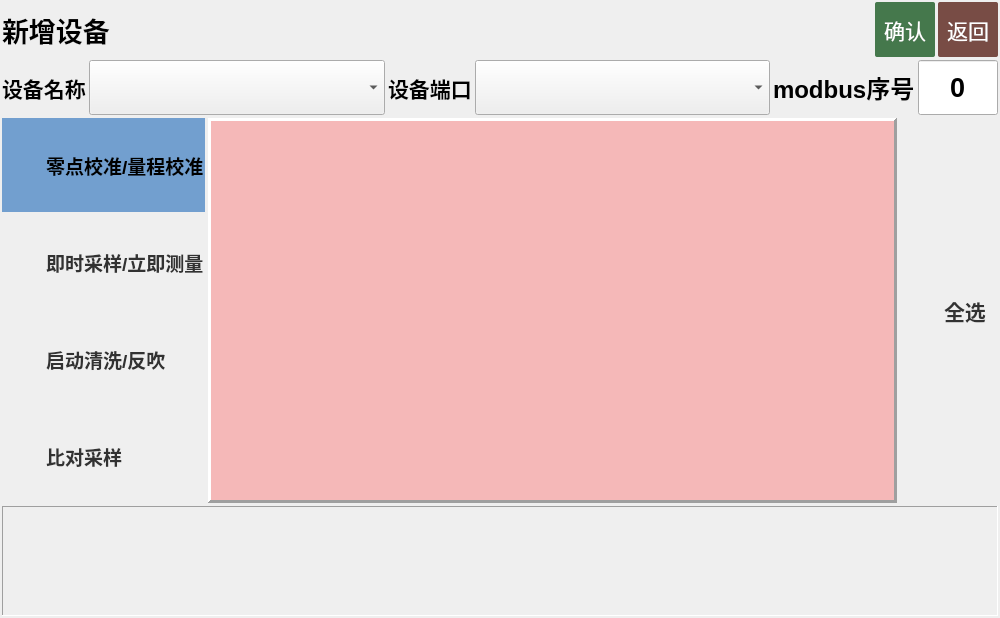
<?xml version="1.0" encoding="UTF-8"?>
<ui version="4.0">
 <class>AddRCDevice</class>
 <widget class="QWidget" name="AddRCDevice">
  <property name="windowModality">
   <enum>Qt::ApplicationModal</enum>
  </property>
  <property name="geometry">
   <rect>
    <x>0</x>
    <y>0</y>
    <width>1000</width>
    <height>618</height>
   </rect>
  </property>
  <property name="focusPolicy">
   <enum>Qt::ClickFocus</enum>
  </property>
  <property name="windowTitle">
   <string>新增设备</string>
  </property>
  <property name="windowIcon">
   <iconset resource="res.qrc">
    <normaloff>:/images/xtsj.png</normaloff>:/images/xtsj.png</iconset>
  </property>
  <property name="autoFillBackground">
   <bool>true</bool>
  </property>
  <layout class="QVBoxLayout" name="verticalLayout" stretch="1,1,7,2">
   <property name="spacing">
    <number>3</number>
   </property>
   <property name="leftMargin">
    <number>2</number>
   </property>
   <property name="topMargin">
    <number>2</number>
   </property>
   <property name="rightMargin">
    <number>2</number>
   </property>
   <property name="bottomMargin">
    <number>2</number>
   </property>
   <item>
    <layout class="QHBoxLayout" name="horizontalLayout_8" stretch="7,0,0">
     <item>
      <widget class="QLabel" name="label_3">
       <property name="font">
        <font>
         <pointsize>20</pointsize>
         <weight>75</weight>
         <bold>true</bold>
        </font>
       </property>
       <property name="text">
        <string>新增设备</string>
       </property>
      </widget>
     </item>
     <item>
      <widget class="QPushButton" name="addok">
       <property name="sizePolicy">
        <sizepolicy hsizetype="Minimum" vsizetype="Preferred">
         <horstretch>0</horstretch>
         <verstretch>0</verstretch>
        </sizepolicy>
       </property>
       <property name="font">
        <font>
         <pointsize>16</pointsize>
        </font>
       </property>
       <property name="styleSheet">
        <string notr="true">QPushButton{
background-color: rgb(69, 120, 76);
color: rgb(255, 255, 255);
border: none;
border-radius: 2px;
width:60px;

}
 
QPushButton:hover{
background-color: rgb(0, 152, 0);
color: rgb(255, 255, 255);
border: none;
border-radius: 3px;

}
 
QPushButton:pressed{
background-color: rgb(0, 0, 152);
color: rgb(255, 255, 255);

}
</string>
       </property>
       <property name="text">
        <string>确认</string>
       </property>
      </widget>
     </item>
     <item>
      <widget class="QPushButton" name="addreback">
       <property name="sizePolicy">
        <sizepolicy hsizetype="Minimum" vsizetype="Preferred">
         <horstretch>0</horstretch>
         <verstretch>0</verstretch>
        </sizepolicy>
       </property>
       <property name="font">
        <font>
         <pointsize>16</pointsize>
        </font>
       </property>
       <property name="styleSheet">
        <string notr="true">QPushButton{
background-color: rgb(120, 76, 69);
color: rgb(255, 255, 255);
border: none;
border-radius: 2px;
width:60px;

}
 
QPushButton:hover{
background-color: rgb(152, 0, 0);
color: rgb(255, 255, 255);
border: none;
border-radius: 3px;

}
 
QPushButton:pressed{
background-color: rgb(0, 0, 152);
color: rgb(255, 255, 255);

}
</string>
       </property>
       <property name="text">
        <string>返回</string>
       </property>
      </widget>
     </item>
    </layout>
   </item>
   <item>
    <layout class="QHBoxLayout" name="horizontalLayout_7" stretch="0,1,0,1,0,0">
     <item>
      <widget class="QLabel" name="label_6">
       <property name="sizePolicy">
        <sizepolicy hsizetype="Preferred" vsizetype="Preferred">
         <horstretch>0</horstretch>
         <verstretch>0</verstretch>
        </sizepolicy>
       </property>
       <property name="font">
        <font>
         <pointsize>16</pointsize>
         <weight>75</weight>
         <bold>true</bold>
        </font>
       </property>
       <property name="text">
        <string>设备名称</string>
       </property>
      </widget>
     </item>
     <item>
      <widget class="QComboBox" name="addfacBox">
       <property name="sizePolicy">
        <sizepolicy hsizetype="Preferred" vsizetype="Preferred">
         <horstretch>0</horstretch>
         <verstretch>0</verstretch>
        </sizepolicy>
       </property>
       <property name="font">
        <font>
         <pointsize>16</pointsize>
         <weight>75</weight>
         <bold>true</bold>
        </font>
       </property>
       <property name="editable">
        <bool>false</bool>
       </property>
      </widget>
     </item>
     <item>
      <widget class="QLabel" name="label_7">
       <property name="sizePolicy">
        <sizepolicy hsizetype="Preferred" vsizetype="Preferred">
         <horstretch>0</horstretch>
         <verstretch>0</verstretch>
        </sizepolicy>
       </property>
       <property name="font">
        <font>
         <pointsize>16</pointsize>
         <weight>75</weight>
         <bold>true</bold>
        </font>
       </property>
       <property name="text">
        <string>设备端口</string>
       </property>
      </widget>
     </item>
     <item>
      <widget class="QComboBox" name="addcomBox">
       <property name="sizePolicy">
        <sizepolicy hsizetype="Preferred" vsizetype="Preferred">
         <horstretch>0</horstretch>
         <verstretch>0</verstretch>
        </sizepolicy>
       </property>
       <property name="font">
        <font>
         <pointsize>16</pointsize>
         <weight>75</weight>
         <bold>true</bold>
        </font>
       </property>
      </widget>
     </item>
     <item>
      <widget class="QLabel" name="label_10">
       <property name="font">
        <font>
         <pointsize>18</pointsize>
         <weight>75</weight>
         <bold>true</bold>
        </font>
       </property>
       <property name="text">
        <string>modbus序号</string>
       </property>
      </widget>
     </item>
     <item>
      <widget class="QLineEdit" name="a_modbusindex">
       <property name="sizePolicy">
        <sizepolicy hsizetype="Fixed" vsizetype="Preferred">
         <horstretch>0</horstretch>
         <verstretch>0</verstretch>
        </sizepolicy>
       </property>
       <property name="minimumSize">
        <size>
         <width>80</width>
         <height>0</height>
        </size>
       </property>
       <property name="maximumSize">
        <size>
         <width>30</width>
         <height>16777215</height>
        </size>
       </property>
       <property name="font">
        <font>
         <pointsize>20</pointsize>
         <weight>75</weight>
         <bold>true</bold>
        </font>
       </property>
       <property name="text">
        <string>0</string>
       </property>
       <property name="alignment">
        <set>Qt::AlignCenter</set>
       </property>
      </widget>
     </item>
    </layout>
   </item>
   <item>
    <layout class="QHBoxLayout" name="horizontalLayout_6" stretch="0,7,1">
     <item>
      <layout class="QVBoxLayout" name="verticalLayout_7">
       <item>
        <widget class="QCheckBox" name="addcmd1">
         <property name="sizePolicy">
          <sizepolicy hsizetype="Minimum" vsizetype="Preferred">
           <horstretch>0</horstretch>
           <verstretch>0</verstretch>
          </sizepolicy>
         </property>
         <property name="font">
          <font>
           <pointsize>14</pointsize>
           <weight>75</weight>
           <bold>true</bold>
          </font>
         </property>
         <property name="styleSheet">
          <string notr="true">QCheckBox{
	border: none;/*最外层边框*/
}
QCheckBox::indicator{/*选择框尺寸*/
    background-color: rgba(0, 0, 0, 0);
	color:black;
    border: 0px solid #b1b1b1;
        width: 38px;
        height: 32px;
	font 75  18px &quot;Ubuntu&quot;;
}
QCheckBox:enabled:checked{
        color: rgb(0, 0, 0);
        font 75  18px &quot;Ubuntu&quot;;
			
		background-color: rgb(114, 159, 207);
}
QCheckBox:enabled:!checked{
        color: rgb(50, 50, 50);
       font 75  18px &quot;Ubuntu&quot;;

}
QCheckBox:enabled:hover{
      	font 75  20px &quot;Ubuntu&quot;;
        color: rgb(0, 20, 155);
}
QCheckBox:!enabled{
	color: rgb(80, 80, 80);
}
 
QCheckBox::indicator:unchecked {
   
	image: url(:/images/Off.png);
}

QCheckBox::indicator:checked {
    image: url(:/images/On.png);
}
</string>
         </property>
         <property name="text">
          <string>零点校准/量程校准</string>
         </property>
         <property name="checked">
          <bool>true</bool>
         </property>
         <property name="autoExclusive">
          <bool>true</bool>
         </property>
        </widget>
       </item>
       <item>
        <widget class="QCheckBox" name="addcmd2">
         <property name="sizePolicy">
          <sizepolicy hsizetype="Preferred" vsizetype="Preferred">
           <horstretch>0</horstretch>
           <verstretch>0</verstretch>
          </sizepolicy>
         </property>
         <property name="font">
          <font>
           <pointsize>14</pointsize>
           <weight>75</weight>
           <bold>true</bold>
          </font>
         </property>
         <property name="styleSheet">
          <string notr="true">QCheckBox{
	border: none;/*最外层边框*/
}
QCheckBox::indicator{/*选择框尺寸*/
    background-color: rgba(0, 0, 0, 0);
	color:black;
    border: 0px solid #b1b1b1;
        width: 38px;
        height: 32px;
	font 75  18px &quot;Ubuntu&quot;;
}
QCheckBox:enabled:checked{
        color: rgb(0, 0, 0);
        font 75  18px &quot;Ubuntu&quot;;
			
		background-color: rgb(114, 159, 207);
}
QCheckBox:enabled:!checked{
        color: rgb(50, 50, 50);
       font 75  18px &quot;Ubuntu&quot;;

}
QCheckBox:enabled:hover{
      	font 75  20px &quot;Ubuntu&quot;;
        color: rgb(0, 20, 155);
}
QCheckBox:!enabled{
	color: rgb(80, 80, 80);
}
 
QCheckBox::indicator:unchecked {
   
	image: url(:/images/Off.png);
}

QCheckBox::indicator:checked {
    image: url(:/images/On.png);
}
</string>
         </property>
         <property name="text">
          <string>即时采样/立即测量</string>
         </property>
         <property name="autoExclusive">
          <bool>true</bool>
         </property>
        </widget>
       </item>
       <item>
        <widget class="QCheckBox" name="addcmd3">
         <property name="sizePolicy">
          <sizepolicy hsizetype="Preferred" vsizetype="Preferred">
           <horstretch>0</horstretch>
           <verstretch>0</verstretch>
          </sizepolicy>
         </property>
         <property name="font">
          <font>
           <pointsize>14</pointsize>
           <weight>75</weight>
           <bold>true</bold>
          </font>
         </property>
         <property name="styleSheet">
          <string notr="true">QCheckBox{
	border: none;/*最外层边框*/
}
QCheckBox::indicator{/*选择框尺寸*/
    background-color: rgba(0, 0, 0, 0);
	color:black;
    border: 0px solid #b1b1b1;
        width: 38px;
        height: 32px;
	font 75  18px &quot;Ubuntu&quot;;
}
QCheckBox:enabled:checked{
        color: rgb(0, 0, 0);
        font 75  18px &quot;Ubuntu&quot;;
			
		background-color: rgb(114, 159, 207);
}
QCheckBox:enabled:!checked{
        color: rgb(50, 50, 50);
       font 75  18px &quot;Ubuntu&quot;;

}
QCheckBox:enabled:hover{
      	font 75  20px &quot;Ubuntu&quot;;
        color: rgb(0, 20, 155);
}
QCheckBox:!enabled{
	color: rgb(80, 80, 80);
}
 
QCheckBox::indicator:unchecked {
   
	image: url(:/images/Off.png);
}

QCheckBox::indicator:checked {
    image: url(:/images/On.png);
}
</string>
         </property>
         <property name="text">
          <string>启动清洗/反吹</string>
         </property>
         <property name="autoExclusive">
          <bool>true</bool>
         </property>
        </widget>
       </item>
       <item>
        <widget class="QCheckBox" name="addcmd4">
         <property name="sizePolicy">
          <sizepolicy hsizetype="Preferred" vsizetype="Preferred">
           <horstretch>0</horstretch>
           <verstretch>0</verstretch>
          </sizepolicy>
         </property>
         <property name="font">
          <font>
           <pointsize>14</pointsize>
           <weight>75</weight>
           <bold>true</bold>
          </font>
         </property>
         <property name="styleSheet">
          <string notr="true">QCheckBox{
	border: none;/*最外层边框*/
}
QCheckBox::indicator{/*选择框尺寸*/
    background-color: rgba(0, 0, 0, 0);
	color:black;
    border: 0px solid #b1b1b1;
        width: 38px;
        height: 32px;
	font 75  18px &quot;Ubuntu&quot;;
}
QCheckBox:enabled:checked{
        color: rgb(0, 0, 0);
        font 75  18px &quot;Ubuntu&quot;;
			
		background-color: rgb(114, 159, 207);
}
QCheckBox:enabled:!checked{
        color: rgb(50, 50, 50);
       font 75  18px &quot;Ubuntu&quot;;

}
QCheckBox:enabled:hover{
      	font 75  20px &quot;Ubuntu&quot;;
        color: rgb(0, 20, 155);
}
QCheckBox:!enabled{
	color: rgb(80, 80, 80);
}
 
QCheckBox::indicator:unchecked {
   
	image: url(:/images/Off.png);
}

QCheckBox::indicator:checked {
    image: url(:/images/On.png);
}
</string>
         </property>
         <property name="text">
          <string>比对采样</string>
         </property>
         <property name="autoExclusive">
          <bool>true</bool>
         </property>
        </widget>
       </item>
      </layout>
     </item>
     <item>
      <widget class="QStackedWidget" name="addTimeframe">
       <property name="frameShape">
        <enum>QFrame::Panel</enum>
       </property>
       <property name="frameShadow">
        <enum>QFrame::Raised</enum>
       </property>
       <property name="lineWidth">
        <number>3</number>
       </property>
       <widget class="QWidget" name="ap1">
        <property name="styleSheet">
         <string notr="true">background-color: rgb(245, 184, 184);</string>
        </property>
       </widget>
       <widget class="QWidget" name="ap2">
        <property name="styleSheet">
         <string notr="true">background-color: rgb(172, 212, 238);</string>
        </property>
       </widget>
       <widget class="QWidget" name="ap3">
        <property name="styleSheet">
         <string notr="true">background-color: rgb(226, 208, 181);</string>
        </property>
       </widget>
       <widget class="QWidget" name="ap4">
        <property name="styleSheet">
         <string notr="true">background-color: rgb(156, 244, 142);</string>
        </property>
       </widget>
      </widget>
     </item>
     <item>
      <layout class="QVBoxLayout" name="verticalLayout_8">
       <item>
        <widget class="QCheckBox" name="addSelAll">
         <property name="font">
          <font>
           <pointsize>16</pointsize>
           <weight>75</weight>
           <bold>true</bold>
          </font>
         </property>
         <property name="styleSheet">
          <string notr="true">QCheckBox{
	border: none;/*最外层边框*/
}
QCheckBox::indicator{/*选择框尺寸*/
    background-color: rgba(0, 0, 0, 0);
	color:black;
    border: 0px solid #b1b1b1;
        width: 38px;
        height: 32px;
	font 75  18px &quot;Ubuntu&quot;;
}
QCheckBox:enabled:checked{
        color: rgb(0, 0, 0);
        font 75  18px &quot;Ubuntu&quot;;
			
		background-color: rgb(114, 159, 207);
}
QCheckBox:enabled:!checked{
        color: rgb(50, 50, 50);
       font 75  18px &quot;Ubuntu&quot;;

}
QCheckBox:enabled:hover{
      	font 75  20px &quot;Ubuntu&quot;;
        color: rgb(0, 20, 155);
}
QCheckBox:!enabled{
	color: rgb(80, 80, 80);
}
 
QCheckBox::indicator:unchecked {
   
	image: url(:/images/Off.png);
}

QCheckBox::indicator:checked {
    image: url(:/images/On.png);
}
</string>
         </property>
         <property name="text">
          <string>全选</string>
         </property>
        </widget>
       </item>
      </layout>
     </item>
    </layout>
   </item>
   <item>
    <widget class="QLabel" name="addcmdinfo">
     <property name="font">
      <font>
       <pointsize>16</pointsize>
       <weight>75</weight>
       <bold>true</bold>
      </font>
     </property>
     <property name="frameShape">
      <enum>QFrame::Panel</enum>
     </property>
     <property name="frameShadow">
      <enum>QFrame::Sunken</enum>
     </property>
     <property name="text">
      <string/>
     </property>
    </widget>
   </item>
  </layout>
 </widget>
 <resources>
  <include location="res.qrc"/>
 </resources>
 <connections/>
</ui>
